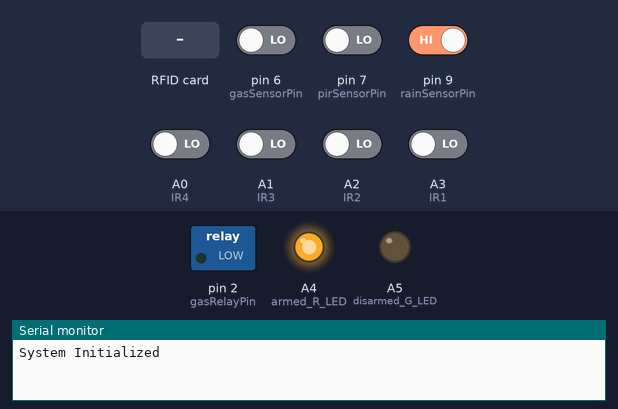
Recording of a sketch running on a simulated Arduino Uno, built with avr-gcc and run on an emulated ATmega328P. On the bench: switched loads named in the sketch (green lamp = pin HIGH), output pins drawn as LEDs (lit = HIGH), the last lines printed to the serial monitor. The inputs (shaded band) are chosen by the test bench; at power-on: pin 9 (rainSensorPin) HIGH, A0 (IR4), A1 (IR3), A2 (IR2), A3 (IR1), pin 6 (gasSensorPin), pin 7 (pirSensorPin) LOW. The modem accepts every AT command (registered, SIM ready, sends succeed) and sends nothing else; pins used as bus, display or sensor lines are not drawn.

Above: at 1.2 s.
1.3 s: RFID card A7 D3 91 00 E5 held to the reader
At 2.5 s:
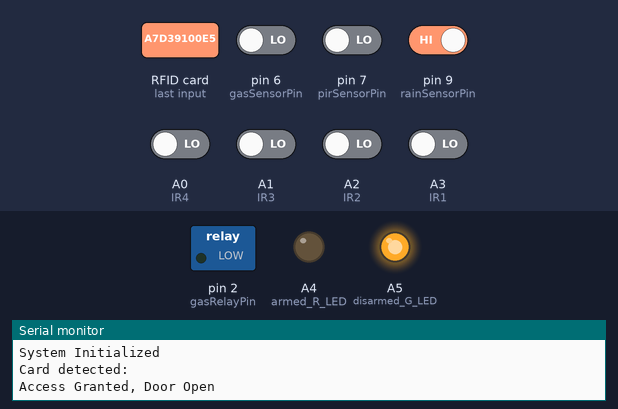
2.8 s: pin 6 (gasSensorPin) driven HIGH
At 4.1 s:
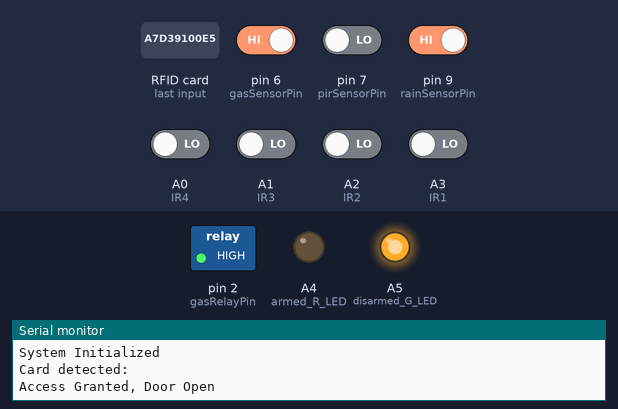
Timing chart, 0 to 5.8 s (numbered marks = the images above; inputs shaded):
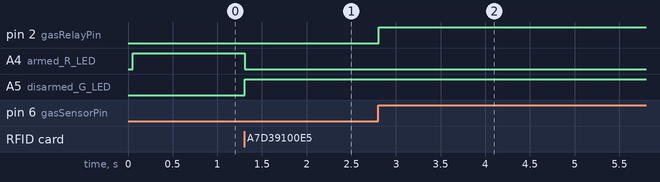

Measured:
- after the input at 1.3 s, A4 (armed_R_LED): HIGH → LOW at once; A5 (disarmed_G_LED): LOW → HIGH at once
- after the input at 2.8 s, pin 2 (gasRelayPin): LOW → HIGH at once

The sketch:

Main_security.ino
```cpp
#include <SPI.h>
#include <RFID.h>
#include <SoftwareSerial.h>

// Pin definitions
const int gasSensorPin = 6;       //Gas Sensor
const int gasRelayPin = 2;        // RELAY to control Exhaust Fan
const int pirSensorPin = 7;       // PIR Sensor Pin
const int rainSensorPin = 9;      // Rain Sensor Pin
const int armed_R_LED = A4;       //Armed LED
const int disarmed_G_LED = A5;    // Disarmed LED

// GSM Module Pins
const int rxPin = 3;  // Arduino D3 Goes to TXD (GSM Side)
const int txPin = 5;  // Arduino D5 Goes to RXD (GSM Side)

#define RFID_TIMEOUT 30000 // 30 seconds in milliseconds
bool door = false;    // false = LOCK   FLAG Register
bool stopCall = false;

/* Define the DIO used for the SDA (SS) and RST (reset) pins. */
#define SDA_DIO 10
#define RESET_DIO 8
/////////////////////////////////////////////////////////////////////////////////////////////////////////////////////////////////////////////////////////////////////
#define IR1 A3  // Entrance 1
#define IR2 A2  // Entrance 2
#define IR3 A1  // Exit 1
#define IR4 A0  // Exit 2

int peopleCount = 0;
int sequence[4] = {0, 0, 0, 0}; // To track sensor activations
////////////////////////////////////////////////////////////////////////////////////////////////////////////////////////////////////////////////////////////////////
/* Create an instance of the RFID library */
RFID RC522(SDA_DIO, RESET_DIO);

SoftwareSerial gsmSerial(rxPin, txPin);  // Initialize SoftwareSerial for GSM module

String phoneNumber = "+919328048342";  // Replace with your actual phone number

/*----------------------------------------------------------------------GAS Sensor--------------------------------------------------------------------------------*/
// Function to control the gas relay
void controlGasRelay() {                                                          //100% Working
  int gasValue = digitalRead(gasSensorPin);   //Serial.println(gasValue);
  if (gasValue == HIGH) {
    digitalWrite(gasRelayPin, HIGH);           // Turn ON relay
    sendSMS("Gas detected!!!");               // Send SMS alert
    makeCall();
  } else if(gasValue == LOW) {
    digitalWrite(gasRelayPin, LOW);          // Turn OFF relay
  }
}

/*----------------------------------------------------------------------Rain Sensor------------------------------------------------------------------------------*/
// Function to detect rain
void detectRain() {                                                                //100% Working
  int rainValue = digitalRead(rainSensorPin);
  if (rainValue == LOW) {  // LOW means rain detected    //Serial.println("Rain detected!");
    sendSMS("It's it's Raining!!");
  } else if (rainValue == HIGH) {}                                               //Serial.println("No rain detected.");
}

/*----------------------------------------------------------------------PIR Sensor--------------------------------------------------------------------------------*/
// Function to detect motion with PIR sensor                                      //100% Working
void detectMotion() {
  int motionValue = digitalRead(pirSensorPin);
  if (motionValue == HIGH) {                    //Serial.println("Motion detected!");
    sendSMS("Intruder!!!"); // Send SMS alert
  } else if (motionValue == LOW) {}                                     //Serial.println("No motion detected.");
}

/*----------------------------------------------------------------------RFID------------------------------------------------------------------------------------*/
void readRFID() {        // Function to read RFID card                      //100% Working
  if (RC522.isCard()){
    String cardUID = "";  // Variable to store the UID as a hex string
    /* If so then get its serial number */
    RC522.readCardSerial();
    Serial.println("Card detected:");

    for(int i=0;i<5;i++){
       if (RC522.serNum[i] < 0x10) {
        cardUID += "0";  // Ensure two-digit format
       }
       //Serial.print(RC522.serNum[i],DEC);  //Serial.print(RC522.serNum[i],HEX);
       cardUID += String(RC522.serNum[i], HEX);  // Convert to hex
    }
    cardUID.toUpperCase();  //Serial.println(cardUID.substring(0));  // Print the stored UID
    if (cardUID.substring(0) == "A7D39100E5" && door == false) {  // Example authorized card UID  // Check valid card or not
      Serial.println("Access Granted, Door Open");
      door = true;
      analogWrite(armed_R_LED, 0);
      analogWrite(disarmed_G_LED, 200);
      delay(500);
    } else if(cardUID.substring(0) == "A7D39100E5" && door == true) {
      Serial.println("Access Granted, Door Closed");
      door = false;
      analogWrite(armed_R_LED, 200);
      analogWrite(disarmed_G_LED, 0);
      delay(500);
    } else {
      Serial.println("Access Denied");
    }
  }
}

/*----------------------------------------------------------------------IR Array--------------------------------------------------------------------------------*/

void irdetect(){
  int s1 = digitalRead(IR1);
  int s2 = digitalRead(IR2);
  int s3 = digitalRead(IR3);
  int s4 = digitalRead(IR4);

  // Update sequence tracking
  if (s1 == HIGH && sequence[0] == 0) {
  sequence[0] = 1;
  Serial.println(sequence[0]);
  }

  if (s2 == HIGH && sequence[0] == 1 && sequence[1] == 0){
  sequence[1] = 2;
  Serial.println(sequence[1]);
  }

  if (s3 == HIGH && sequence[1] == 2 && sequence[2] == 0){
  sequence[2] = 3;
  Serial.println(sequence[2]);
  }

  if (s4 == HIGH && sequence[2] == 3 && sequence[3] == 0){
    sequence[3] = 4;
    Serial.println(sequence[3]);
    peopleCount++; // Person entered
    Serial.println("Person Entered - Count: " + String(peopleCount));
    resetSequence(); // Reset tracking
    analogWrite(armed_R_LED, 0);
    delay(100);
    analogWrite(armed_R_LED, 200);
    delay(100);
    analogWrite(armed_R_LED, 0);
    delay(100);
    checkRFID();
  }
}

void resetSequence() {
  for (int i = 0; i < 4; i++) {
    sequence[i] = 0;
  }
  delay(1000);  // Avoid multiple detections
}

void checkRFID() {
    unsigned long startTime = millis();

    Serial.println("Waiting for RFID scan...");

    while (millis() - startTime < RFID_TIMEOUT) {
        readRFID(); // Call RFID function
        if (door) { // If door was unlocked by RFID, exit
            Serial.println("RFID detected, exiting check.");
            peopleCount = 0;
            return;
        }
        analogWrite(armed_R_LED, 0);
        delay(100);
        analogWrite(armed_R_LED, 200);
        delay(100);
    }
    Serial.println("No RFID detected in 30 seconds, sending SMS...");
    sendSMS("Hello, Someone at door");
    delay(10000);
    makeCall();
    peopleCount = 0;
}

/*----------------------------------------------------------------------GSM------------------------------------------------------------------------------------*/
// Function to send SMS using GSM module
void sendSMS(String message) {                                   //100% Working
    gsmSerial.println("AT+CMGF=1");  // Set SMS mode to text
    delay(1000);
    gsmSerial.print("AT+CMGS=\"");
    gsmSerial.print(phoneNumber);
    gsmSerial.println("\"");
    delay(1000);
    gsmSerial.print(message);
    delay(500);
    gsmSerial.write(26);  // Send Ctrl+Z to end message
    delay(5000);
    Serial.println("SMS Sent!");
}

void makeCall() {                                                //100% Working
  gsmSerial.println("ATD" + phoneNumber + ";"); // Dial the number
  delay(10000); // Wait for 10 seconds before hanging up (adjust as needed)
  gsmSerial.println("ATH"); // Hang up the call
}

/*----------------------------------------------------------------------SETUP---------------------------------------------------------------------------------*/
void setup() {
  Serial.begin(9600);
  gsmSerial.begin(9600);  // Initialize GSM module serial

  SPI.begin();    // Enable the SPI interface
  RC522.init();   // Initialise the RFID reader

  Serial.println("System Initialized");

  pinMode(gasSensorPin, INPUT);
  pinMode(pirSensorPin, INPUT);  // PIR Sensor as Input
  pinMode(rainSensorPin, INPUT);  // Rain Sensor as Input
  pinMode(IR1, INPUT);
  pinMode(IR2, INPUT);
  pinMode(IR3, INPUT);
  pinMode(IR4, INPUT);
  pinMode(gasRelayPin, OUTPUT);
  pinMode(armed_R_LED, OUTPUT);
  pinMode(disarmed_G_LED, OUTPUT);

  digitalWrite(gasRelayPin, LOW);  // Ensure relay is OFF initially
  analogWrite(armed_R_LED, 200);
  analogWrite(disarmed_G_LED, 0);
}

/*----------------------------------------------------------------------LOOP----------------------------------------------------------------------------------*/

void loop() {
  readRFID();                //Done
  if (door == true) {                  //If Door is Unocked
     controlGasRelay();    //Done
     detectRain();         //Done                                        //100% Working
  } else if(door == false) {           //Else Door is Locked
     detectMotion();                                                       //100% Working
     irdetect();
     controlGasRelay();    //Done
     detectRain();         //Done
   }
  delay(100);
}
```
